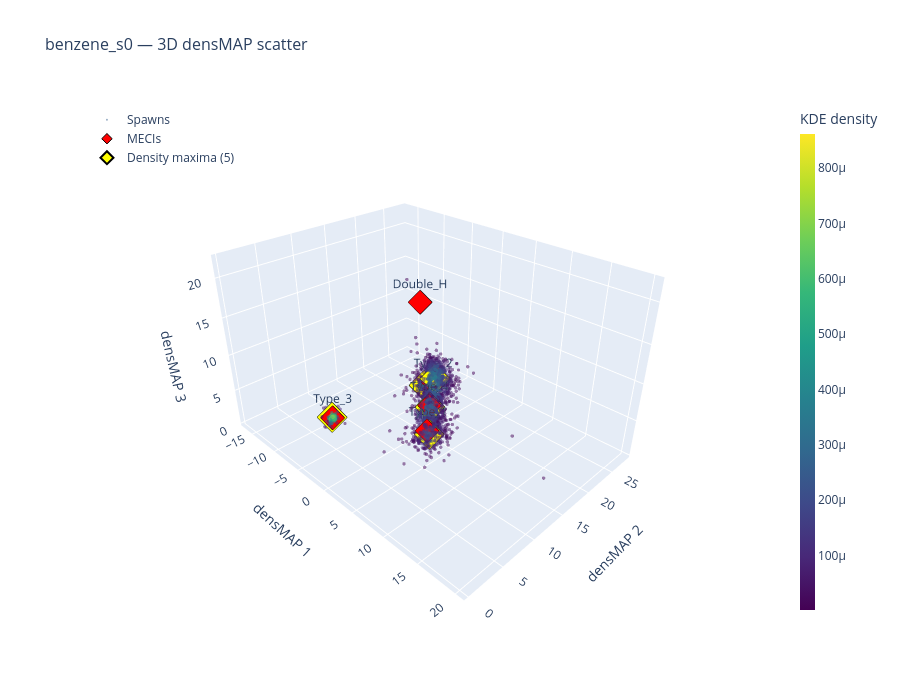

The notebook cell saved with this chart:
### Code cell
# ── Interactive 3D scatter: spawns + MECIs + density maxima ─────────────────
import plotly.graph_objects as go

fig_s3d = go.Figure()

# Spawn points coloured by KDE density
fig_s3d.add_trace(go.Scatter3d(
    x=emb_spawn[:, 0], y=emb_spawn[:, 1], z=emb_spawn[:, 2],
    mode="markers",
    marker=dict(
        size=2,
        color=spawn_density,
        colorscale="Viridis",
        opacity=0.5,
        colorbar=dict(title="KDE density", thickness=15, x=1.02),
    ),
    name="Spawns",
))

# MECIs
fig_s3d.add_trace(go.Scatter3d(
    x=emb_meci[:, 0], y=emb_meci[:, 1], z=emb_meci[:, 2],
    mode="markers+text",
    marker=dict(size=8, color="red", symbol="diamond",
                line=dict(color="black", width=1)),
    text=meci_names,
    textposition="top center",
    name="MECIs",
))

# Density maxima
fig_s3d.add_trace(go.Scatter3d(
    x=modes[:, 0], y=modes[:, 1], z=modes[:, 2],
    mode="markers",
    marker=dict(size=10, color="yellow", symbol="diamond",
                line=dict(color="black", width=2)),
    name=f"Density maxima ({len(modes)})",
))

fig_s3d.update_layout(
    title=dict(text=f"{DATASET} — 3D densMAP scatter", font=dict(size=16)),
    scene=dict(
        xaxis_title="densMAP 1",
        yaxis_title="densMAP 2",
        zaxis_title="densMAP 3",
        camera=dict(eye=dict(x=1.5, y=-1.5, z=1.2)),
    ),
    width=900, height=700,
    legend=dict(x=0.01, y=0.99),
)
fig_s3d.show()

### Figure 1 — Plotly figure (JSON) as saved in the notebook; plotly's stock layout.template omitted (floating-point values rounded to 4 significant figures; data arrays with more than 128 entries replaced by an {"elided": "..."} marker saying what was removed)
{"data": [{"marker": {"color": {"elided": "3657 float values"}, "colorbar": {"thickness": 15, "title": {"text": "KDE density"}, "x": 1.02}, "colorscale": [[0, "#440154"], [0.1111, "#482878"], [0.2222, "#3e4989"], [0.3333, "#31688e"], [0.4444, "#26828e"], [0.5556, "#1f9e89"], [0.6667, "#35b779"], [0.7778, "#6ece58"], [0.8889, "#b5de2b"], [1, "#fde725"]], "opacity": 0.5, "size": 2}, "mode": "markers", "name": "Spawns", "type": "scatter3d", "x": {"elided": "3657 float values"}, "y": {"elided": "3657 float values"}, "z": {"elided": "3657 float values"}}, {"marker": {"color": "red", "line": {"color": "black", "width": 1}, "size": 8, "symbol": "diamond"}, "mode": "markers+text", "name": "MECIs", "text": ["Double_H", "Type_1", "Type_2", "Type_3", "Type_4"], "textposition": "top center", "type": "scatter3d", "x": [6.702, 10.97, 8.134, -8.14, 9.579], "y": [8.037, 4.714, 8.404, 7.008, 6.462], "z": [22.08, 10.81, 13.52, 1.846, 12.29]}, {"marker": {"color": "yellow", "line": {"color": "black", "width": 2}, "size": 10, "symbol": "diamond"}, "mode": "markers", "name": "Density maxima (5)", "type": "scatter3d", "x": [-8.299, 5.408, 8.231, 9.642, 11.05], "y": [7.045, 9.803, 8.578, 6.433, 4.9], "z": [1.835, 11.34, 13.92, 12.13, 10.35]}], "layout": {"height": 700, "legend": {"x": 0.01, "y": 0.99}, "scene": {"camera": {"eye": {"x": 1.5, "y": -1.5, "z": 1.2}}, "xaxis": {"title": {"text": "densMAP 1"}}, "yaxis": {"title": {"text": "densMAP 2"}}, "zaxis": {"title": {"text": "densMAP 3"}}}, "title": {"font": {"size": 16}, "text": "benzene_s0 — 3D densMAP scatter"}, "width": 900}}
